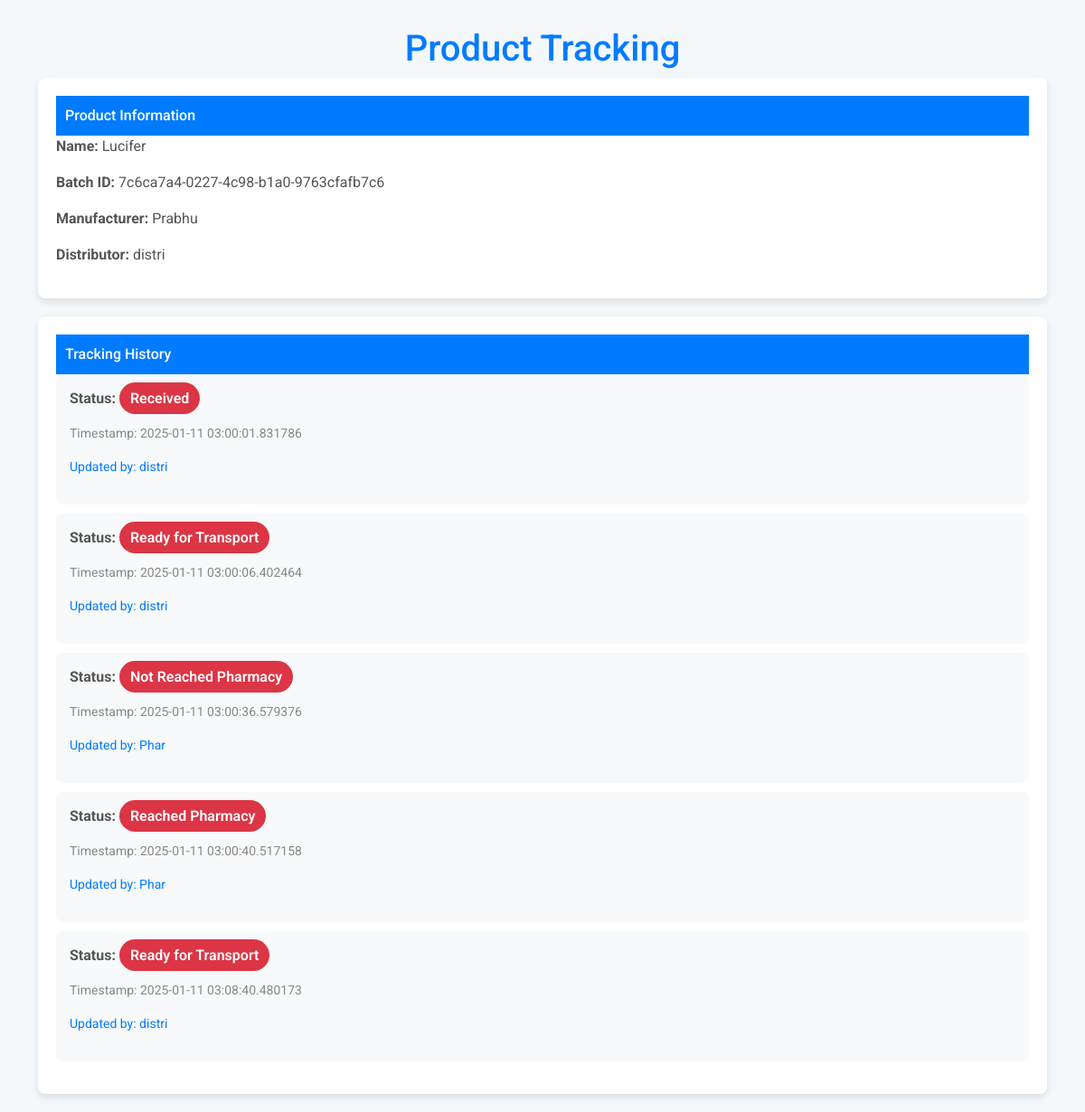
Page /track/7c6ca7a4-0227-4c98-b1a0-9763cfafb7c6 on the committed database.
### app.py (models this page shows)
class Product(db.Model):
    id = db.Column(db.Integer, primary_key=True)
    name = db.Column(db.String(100), nullable=False)
    batch_id = db.Column(db.String(50), unique=True, nullable=False)
    qr_code_path = db.Column(db.String(200), nullable=False)
    manufacturer_id = db.Column(db.Integer, db.ForeignKey('user.id'), nullable=False)
    created_at = db.Column(db.DateTime, default=datetime.utcnow)
    history = db.relationship('TrackingHistory', backref='product', lazy=True)

class User(db.Model, UserMixin):
    id = db.Column(db.Integer, primary_key=True)
    username = db.Column(db.String(80), unique=True, nullable=False)
    email = db.Column(db.String(120), unique=True, nullable=False)
    password = db.Column(db.String(200), nullable=False)
    role = db.Column(db.String(20), nullable=False)  # manufacturer, distributor, pharmacy

class TrackingHistory(db.Model):
    id = db.Column(db.Integer, primary_key=True)
    product_id = db.Column(db.Integer, db.ForeignKey('product.id'), nullable=False)
    status = db.Column(db.String(100), nullable=False)
    timestamp = db.Column(db.DateTime, default=datetime.utcnow)
    updated_by = db.Column(db.Integer, db.ForeignKey('user.id'))  # Admin who updated this

### app.py (the view)
@app.route('/track/<batch_id>')
def track_product(batch_id):
    product = Product.query.filter_by(batch_id=batch_id).first_or_404()
    manufacturer = User.query.get(product.manufacturer_id)
    distributor = User.query.filter_by(role='distributor').first()  # Assuming there's one distributor, adjust as needed
    history = TrackingHistory.query.filter_by(product_id=product.id).all()
    history_details = []
    for entry in history:
        updated_user = User.query.get(entry.updated_by)  # Retrieve the user (pharmacy or admin) who updated the status
        history_details.append({
            'status': entry.status,
            'timestamp': entry.timestamp,
            'updated_by': updated_user.username if updated_user else 'Unknown'
        })
    return render_template(
        'consumer.html',
        product=product,
        manufacturer=manufacturer,
        distributor=distributor,
        history=history_details
    )

### templates/consumer.html (shortened to what this page needs)
<!DOCTYPE html>
<html lang="en">
<head>
    <link href="https://cdn.jsdelivr.net/npm/bootstrap@5.3.0-alpha1/dist/css/bootstrap.min.css" rel="stylesheet">
</head>
<body>
    <div class="container">
        <h1>Product Tracking</h1>
        <div class="product-info">
            <div class="card-header">Product Information</div>
            <p><strong>Name:</strong> {{ product.name }}</p>
            <p><strong>Batch ID:</strong> {{ product.batch_id }}</p>
            <p><strong>Manufacturer:</strong> {{ manufacturer.username }}</p>
            <p><strong>Distributor:</strong> {{ distributor.username if distributor else 'Not assigned' }}</p>
        </div>
        <div class="tracking-history">
            <div class="card-header">Tracking History</div>
            <ul>
                {% for entry in history %}
                    <li>
                        <div>
                            <p class="status">Status: <span class="badge-status
                                {% if entry.status == 'Shipped' %}badge-success
                                {% elif entry.status == 'In Transit' %}badge-warning
                                {% else %}badge-danger{% endif %}">
                                {{ entry.status }}</span></p>
                            <p class="timestamp">Timestamp: {{ entry.timestamp }}</p>
                            <p class="updated-by">Updated by: {{ entry.updated_by }}</p>
                        </div>
                    </li>
                {% endfor %}
            </ul>
        </div>
    </div>
</body>
</html>

### templates/consumer.html (style rules this page uses)
body { font-family: 'Roboto', sans-serif; background-color: #f4f8fa; margin: 0; padding: 0; }
.container { margin-top: 30px; }
h1 { text-align: center; color: #007bff; }
.product-info, .tracking-history { background-color: white; box-shadow: 0 4px 8px rgba(0, 0, 0, 0.1); border-radius: 8px; padding: 20px; margin-bottom: 20px; }
.product-info p, .tracking-history p { font-size: 16px; color: #555; }
.badge-status { font-weight: 600; padding: 8px 12px; border-radius: 25px; }
.badge-danger { background-color: #dc3545; color: white; }
.tracking-history ul { list-style-type: none; padding: 0; }
.tracking-history li { background-color: #f8f9fa; border-radius: 8px; margin-bottom: 10px; padding: 15px; display: flex; justify-content: space-between; align-items: center; }
.tracking-history li .status { font-weight: bold; }
.tracking-history li .timestamp { font-size: 14px; color: #888; }
.tracking-history li .updated-by { font-size: 14px; color: #007bff; cursor: pointer; }
.card-header { font-weight: 500; background-color: #007bff; color: white; padding: 10px; border-radius: 5px 5px 0 0; }

### rows in the picture
Product: name "Lucifer", batch_id "7c6ca7a4-0227-4c98-b1a0-9763cfafb7c6"
User: username "Prabhu"
User: username "distri", updated_by "distri" "distri" "distri"
TrackingHistory: status "Received", timestamp "2025-01-11 03:00:01.831786"
TrackingHistory: status "Ready for Transport", timestamp "2025-01-11 03:00:06.402464"
TrackingHistory: status "Not Reached Pharmacy", timestamp "2025-01-11 03:00:36.579376"
User: updated_by "Phar" "Phar"
TrackingHistory: status "Reached Pharmacy", timestamp "2025-01-11 03:00:40.517158"
TrackingHistory: status "Ready for Transport", timestamp "2025-01-11 03:08:40.480173"
